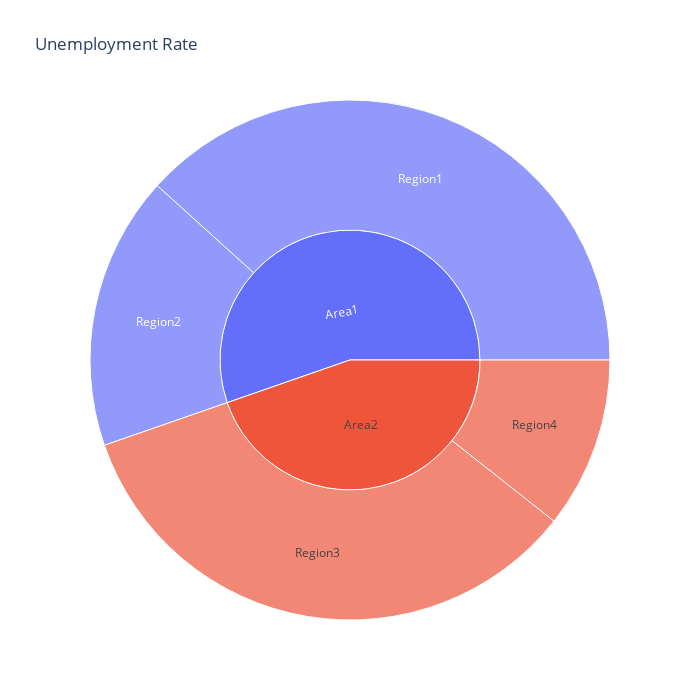

Notebook code cell kept with this figure:
### Code cell
import plotly.express as px
import pandas as pd

# Sample data (replace this with your actual DataFrame)
data = {
    "Area": ["Area1", "Area1", "Area2", "Area2"],
    "Region": ["Region1", "Region2", "Region3", "Region4"],
    "Estimated Unemployment Rate (%)": [9.0, 4.0, 8.0, 2.5]
}

unemp = pd.DataFrame(data)

unemploment = unemp[["Area", "Region", "Estimated Unemployment Rate (%)"]]
fig = px.sunburst(unemploment, path=["Area", "Region"], 
                  values="Estimated Unemployment Rate (%)", 
                  width=700, height=700, 
                  title="Unemployment Rate")
fig.show()

### Figure 1 — Plotly figure (JSON) as saved in the notebook; plotly's stock layout.template omitted (floating-point values rounded to 4 significant figures)
{"data": [{"branchvalues": "total", "domain": {"x": [0, 1], "y": [0, 1]}, "hovertemplate": "labels=%{label}<br>Estimated Unemployment Rate (%)=%{value}<br>parent=%{parent}<br>id=%{id}<extra></extra>", "ids": ["Area1/Region1", "Area1/Region2", "Area2/Region3", "Area2/Region4", "Area1", "Area2"], "labels": ["Region1", "Region2", "Region3", "Region4", "Area1", "Area2"], "name": "", "parents": ["Area1", "Area1", "Area2", "Area2", "", ""], "type": "sunburst", "values": [9, 4, 8, 2.5, 13, 10.5]}], "layout": {"height": 700, "legend": {"tracegroupgap": 0}, "title": {"text": "Unemployment Rate"}, "width": 700}}
